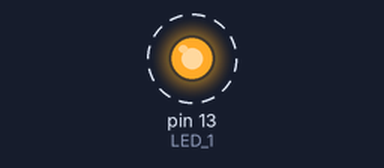
Recording of a sketch running on a simulated Arduino Uno, built with avr-gcc and run on an emulated ATmega328P. Shown: output pins drawn as LEDs (lit = HIGH). Dashed ring = blinking.

Above: at 0.5 s.
Timing chart, 0 to 4.6 s (numbered marks = the images above):
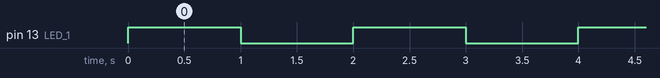

Measured:
- by itself, pin 13 (LED_1): alternates HIGH for 1.0 s and LOW for 1.0 s

The sketch:

frantic_elzing_densor1_PR2C.ino
```cpp
// C++ code
//
int LED_1 = 13;
void setup()
{
pinMode(LED_1,OUTPUT);
}

void loop()
{
  digitalWrite(LED_1,HIGH);
  delay(1000);// Delay a little bit to improve simulation performance
  digitalWrite(LED_1,LOW);
  delay(1000);
}
```
